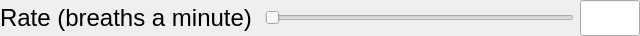
<?xml version="1.0" encoding="UTF-8"?>
<ui version="4.0">
 <class>Form</class>
 <widget class="QWidget" name="Form">
  <property name="geometry">
   <rect>
    <x>0</x>
    <y>0</y>
    <width>640</width>
    <height>24</height>
   </rect>
  </property>
  <property name="sizePolicy">
   <sizepolicy hsizetype="Minimum" vsizetype="Minimum">
    <horstretch>0</horstretch>
    <verstretch>0</verstretch>
   </sizepolicy>
  </property>
  <property name="windowTitle">
   <string>Form</string>
  </property>
  <layout class="QVBoxLayout" name="verticalLayout">
   <property name="leftMargin">
    <number>0</number>
   </property>
   <property name="topMargin">
    <number>0</number>
   </property>
   <property name="rightMargin">
    <number>0</number>
   </property>
   <property name="bottomMargin">
    <number>0</number>
   </property>
   <item>
    <layout class="QHBoxLayout" name="horizontalLayout">
     <item>
      <widget class="QLabel" name="label_rate">
       <property name="font">
        <font>
         <pointsize>18</pointsize>
        </font>
       </property>
       <property name="text">
        <string>Rate (breaths a minute) </string>
       </property>
      </widget>
     </item>
     <item>
      <widget class="QSlider" name="horizontalSlider_rate">
       <property name="orientation">
        <enum>Qt::Horizontal</enum>
       </property>
      </widget>
     </item>
     <item>
      <widget class="QLineEdit" name="lineEdit_rate">
       <property name="maximumSize">
        <size>
         <width>60</width>
         <height>16777215</height>
        </size>
       </property>
       <property name="font">
        <font>
         <pointsize>18</pointsize>
        </font>
       </property>
      </widget>
     </item>
    </layout>
   </item>
  </layout>
 </widget>
 <resources/>
 <connections/>
</ui>
